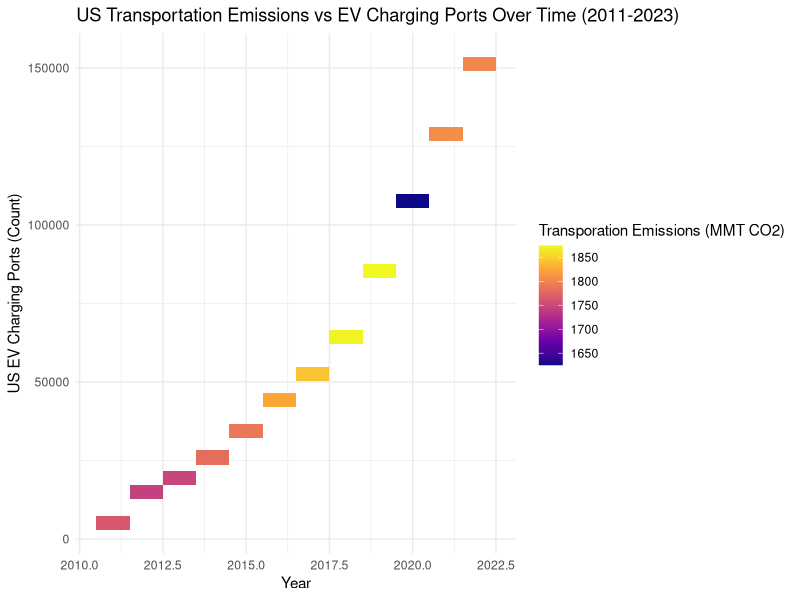
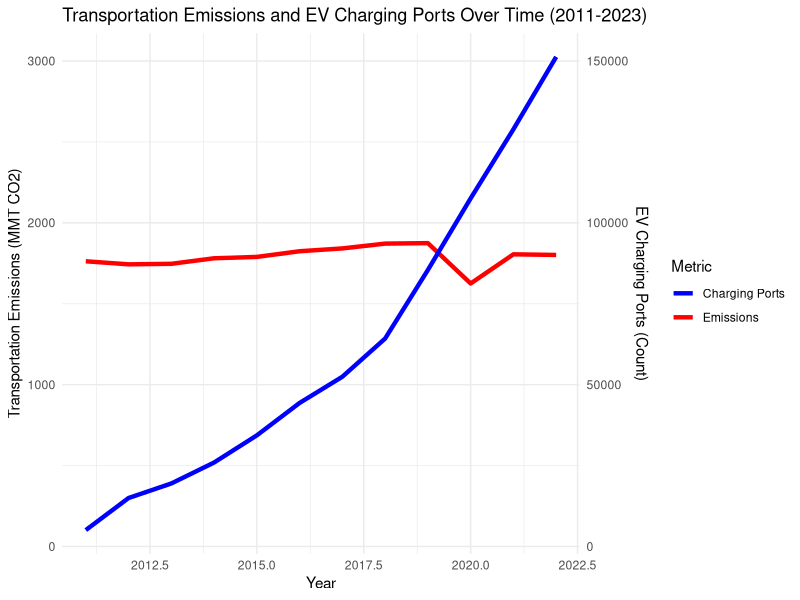
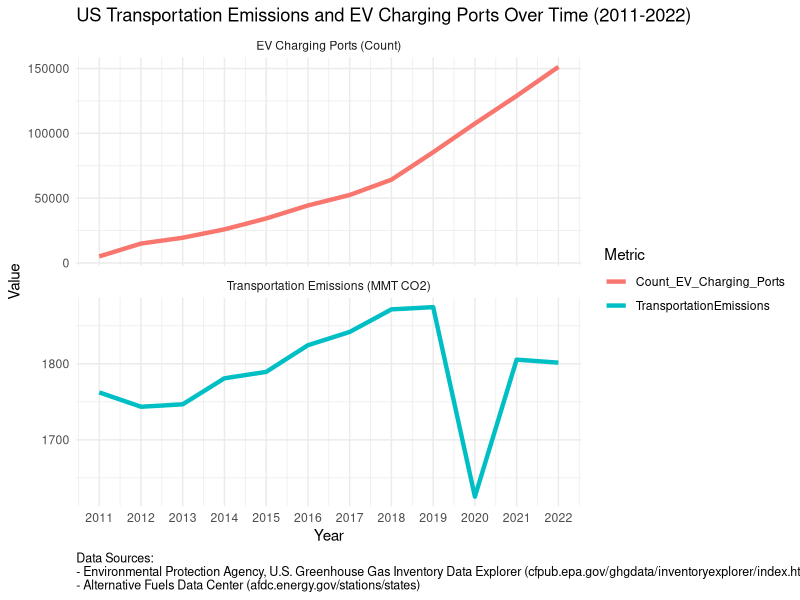

The R source for these figures, in order:
## ---- chunk 1
knitr::opts_chunk$set(echo = TRUE)
## ---- chunk 2
library(readxl)
library(ggplot2)
library(dplyr)
## ---- chunk 3
df <- read_excel("Transportation Emissions and EV Ports 2011-2022.xlsx", 
                 skip = 2, col_names = c("Year", "TransportationEmissions", 
                                         "Count_EV_Charging_Ports"))
## ---- chunk 4
# Heatmap
ggplot(df, aes(x = Year, 
y = Count_EV_Charging_Ports, 
fill = TransportationEmissions)) +
  geom_tile() +
  scale_fill_viridis_c(option = "plasma") +
  labs(
    title = "US Transportation Emissions vs EV Charging Ports Over Time (2011-2023)",
    x = "Year",
    y = "US EV Charging Ports (Count)",
    fill = "Transporation Emissions (MMT CO2)"
  ) +
  theme_minimal()
## ---- chunk 5
# Line plot with dual y-axes
ggplot(df, aes(x = Year)) +
  geom_line(aes(y = TransportationEmissions, color = "Emissions"), size = 1.5) +
  geom_line(aes(y = Count_EV_Charging_Ports / 50, color = "Charging Ports"), 
            size = 1.5) + 
  # Scale charging ports for better visualization
  scale_y_continuous(
    name = "Transportation Emissions (MMT CO2)",
    sec.axis = sec_axis(~ . * 50, name = "EV Charging Ports (Count)") 
    # Secondary axis for charging ports
  ) +
  labs(
    title = "Transportation Emissions and EV Charging Ports Over Time (2011-2023)",
    x = "Year",
    color = "Metric"
  ) +
  theme_minimal() +
  scale_color_manual(values = c("Emissions" = "red", "Charging Ports" = "blue"))
## ---- chunk 6
# Convert to long format
df_long <- tidyr::pivot_longer(df, cols = c(TransportationEmissions, 
                                            Count_EV_Charging_Ports), 
                               names_to = "Metric", values_to = "Value")

# Ensure Year is numeric (if it's not already)
df_long$Year <- as.numeric(df_long$Year)

# Create custom facet labels
facet_labels <- c(
  "TransportationEmissions" = "Transportation Emissions (MMT CO2)",
  "Count_EV_Charging_Ports" = "EV Charging Ports (Count)"
)

# Create the faceted plot with custom facet titles
facet_line_plot <- ggplot(df_long, aes(x = Year, y = Value, color = Metric)) +
  geom_line(size = 1.5) +
  facet_wrap(~ Metric, scales = "free_y", ncol = 1, 
             labeller = labeller(Metric = facet_labels)) +
  scale_x_continuous(breaks = seq(min(df_long$Year), max(df_long$Year), by = 1)) + 
  # Ensure integer years
  labs(
    title = "US Transportation Emissions and EV Charging Ports Over Time (2011-2022)",
    x = "Year",
    y = "Value",
    color = "Metric",
    caption = "Data Sources:\n- Environmental Protection Agency, U.S. Greenhouse Gas Inventory Data Explorer (cfpub.epa.gov/ghgdata/inventoryexplorer/index.html)\n- Alternative Fuels Data Center (afdc.energy.gov/stations/states)"
  ) +
  theme_minimal()+
  theme(plot.caption = element_text(hjust = 0, size = 9))
## ---- chunk 7
ggsave("Transportation_Emissions_vs_EV_Charging_Ports.jpg", facet_line_plot, width = 10, height = 8, dpi = 300)
